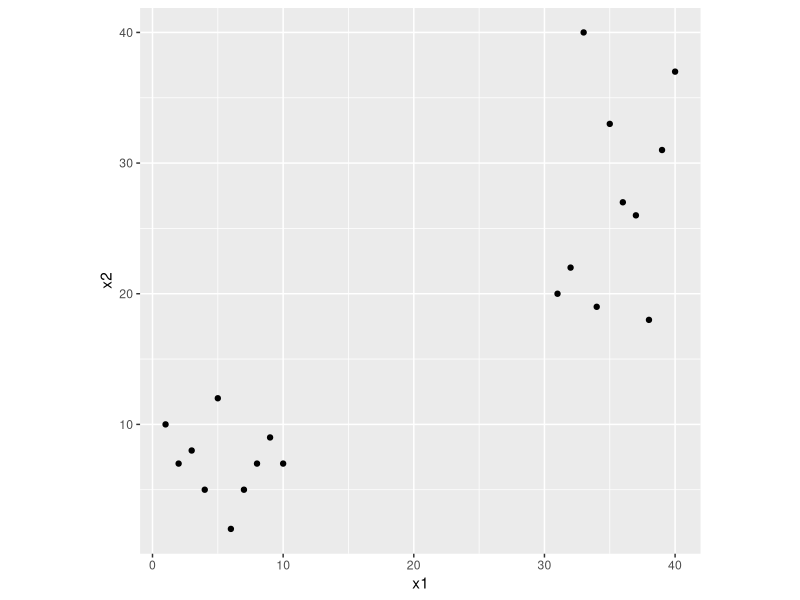
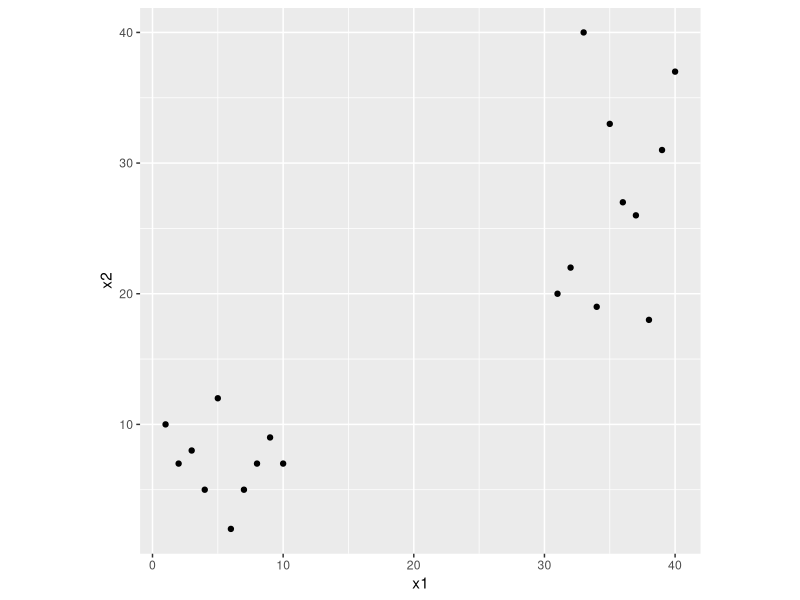
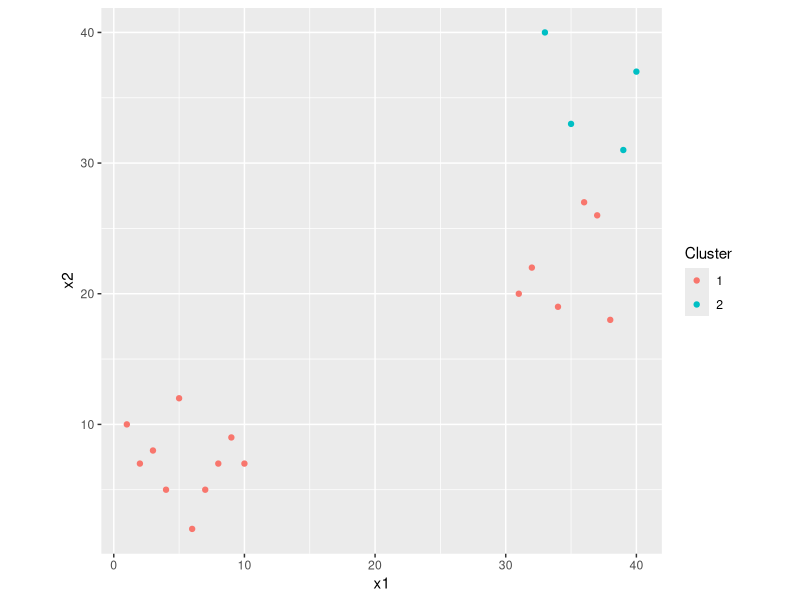
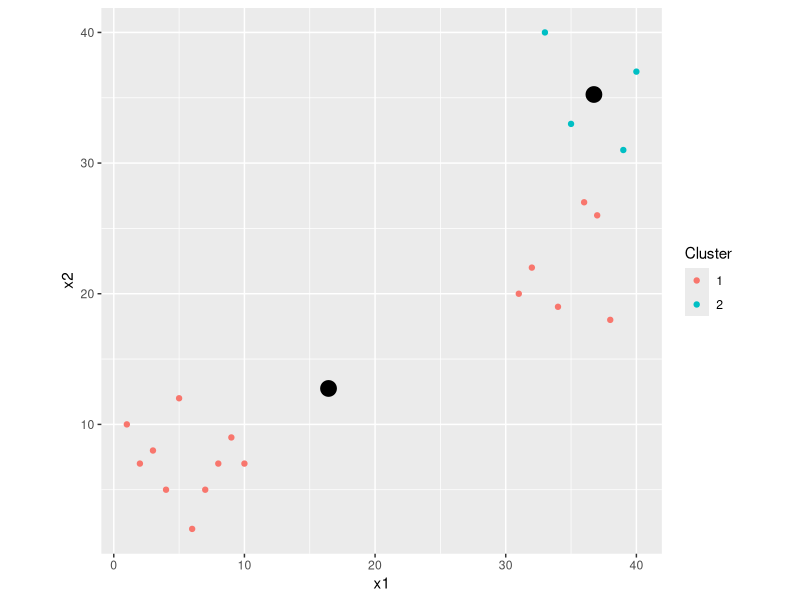
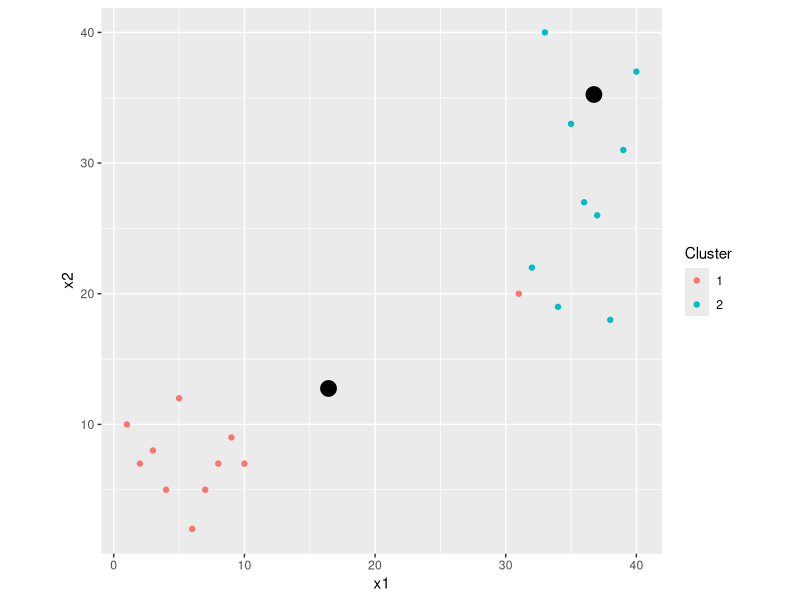
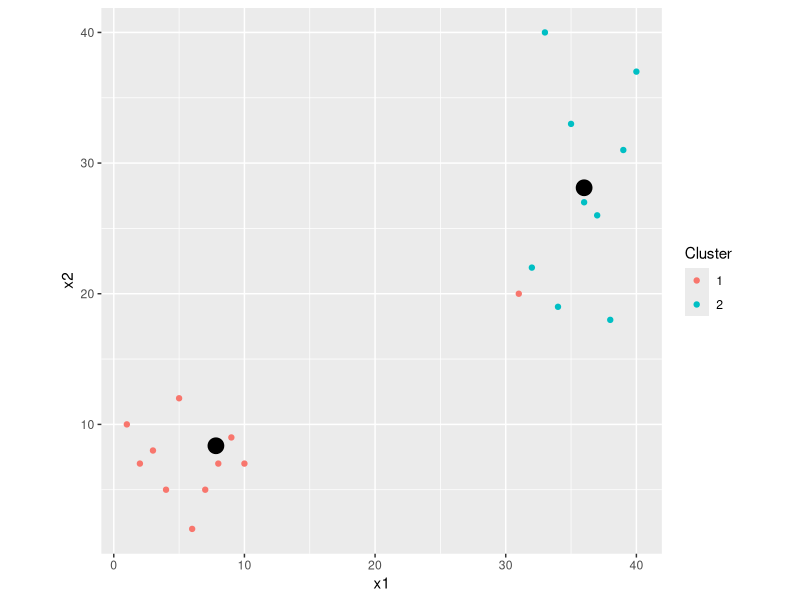
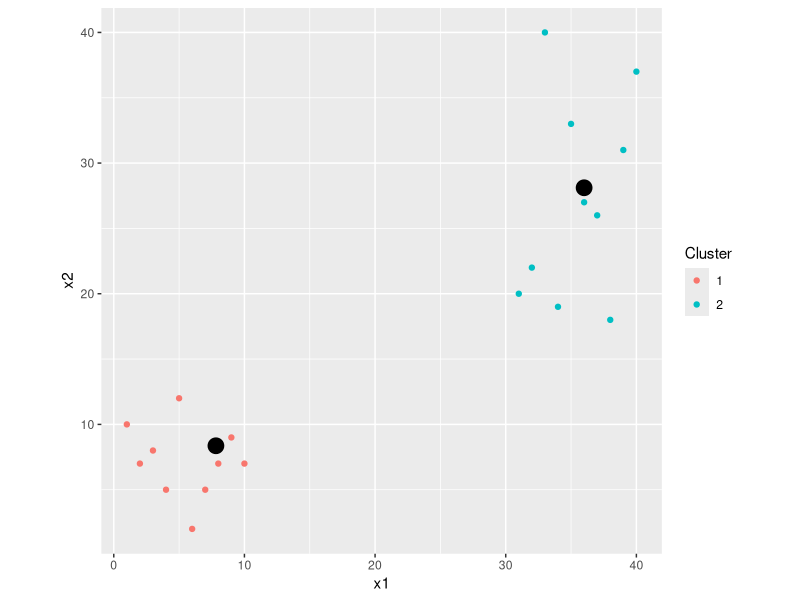
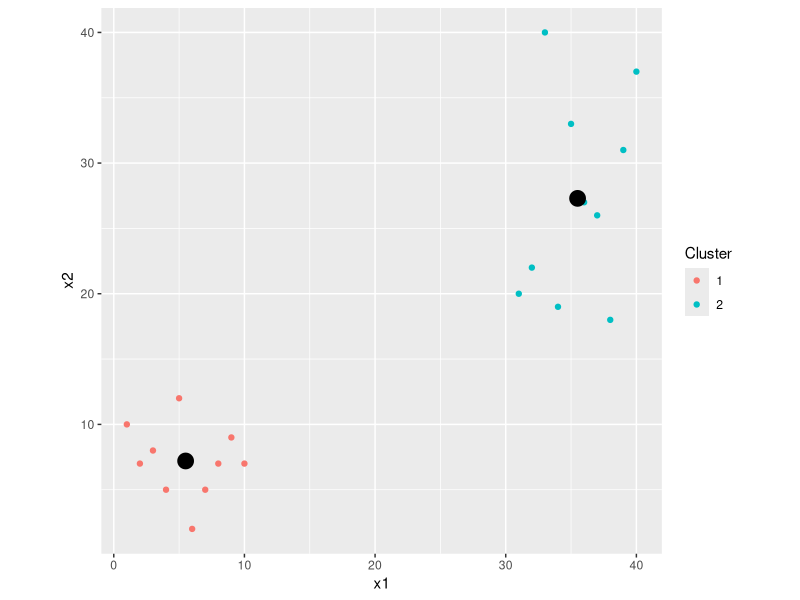

Generate these figures, in order, with R:
## ---- chunk 1
knitr::opts_chunk$set(echo = FALSE, message = FALSE, warning = FALSE)
## ---- chunk 2
library(tidyverse)
library(ggplot2)

euc.dist = function(x1, x2){sqrt(sum((x1 - x2) ^ 2))}

# Use this example for non-unique solution
# d1 = as_tibble(data.frame(
#   x1 = c(1, 2, 3, 4, 15, 10, 11, 11, 12, 15, 11, 10, 20, 30, 25, 22, 29, 20, 31, 44, 17, 18, 19, 20), 
#   x2 = c(5, 6, 8, 8, 4,  20, 22, 27, 30, 23, 10, 15, 33, 44, 19, 14, 19, 22, 19, 20, 44, 11, 22, 37)))

d1 = as_tibble(data.frame(
  x1 = c(1:10, 31:40), 
  x2 = c(10, 7, 8, 5, 12, 2, 5, 7, 9, 7, 20, 22, 40, 19, 33, 27, 26, 18, 31, 37)))


ggplot(data = d1)+
  geom_point(aes(x=x1, y=x2))+ 
  coord_fixed()
## ---- chunk 3
set.seed(2023)
#set.seed(2022)
i = sample(c(1:nrow(d1)), 2)

centroid1 = d1[i[1],]
centroid2 = d1[i[2],]
centroid = rbind(centroid1, centroid2)

ggplot(data = d1)+
  geom_point(aes(x=x1, y=x2))+
  # geom_point(data = centroid, aes(x=x1, y=x2), size = 5)+ 
  coord_fixed()
## ---- chunk 4

d1$Distance_to_centroid_1 = apply(d1, 1, euc.dist, x2 = centroid1)
d1$Distance_to_centroid_2 = apply(d1, 1, euc.dist, x2 = centroid2)

d1$Cluster = as.factor(as.numeric(d1$Distance_to_centroid_1 > d1$Distance_to_centroid_2 )+1)

ggplot(data = d1)+
  geom_point(aes(x=x1, y=x2, color = Cluster))+
  # geom_point(data = centroid, aes(x=x1, y=x2), size = 5)+ 
  coord_fixed()
## ---- chunk 5
centroid = d1 %>% select(x1, x2, Cluster) %>% group_by(Cluster) %>% summarise_all(mean)

centroid1 = centroid[1,] %>% select(x1, x2)
centroid2 = centroid[2,] %>% select(x1, x2)

ggplot(data = d1)+
  geom_point(aes(x=x1, y=x2, color = Cluster))+
  geom_point(data = centroid, aes(x=x1, y=x2), size = 5)+ 
  coord_fixed()
## ---- chunk 6
d1 = d1 %>% select(x1, x2)

d1$Distance_to_centroid_1 = apply(d1, 1, euc.dist, x2 = centroid1)
d1$Distance_to_centroid_2 = apply(d1, 1, euc.dist, x2 = centroid2)

d1$Cluster = as.factor(as.numeric(d1$Distance_to_centroid_1 > d1$Distance_to_centroid_2 )+1)


ggplot(data = d1)+
  geom_point(aes(x=x1, y=x2, color = Cluster))+
  geom_point(data = centroid, aes(x=x1, y=x2), size = 5)+ 
  coord_fixed()
## ---- chunk 7
centroid = d1 %>% select(x1, x2, Cluster) %>% group_by(Cluster) %>% summarise_all(mean)

centroid1 = centroid[1,] %>% select(x1, x2)
centroid2 = centroid[2,] %>% select(x1, x2)

ggplot(data = d1)+
  geom_point(aes(x=x1, y=x2, color = Cluster))+
  geom_point(data = centroid, aes(x=x1, y=x2), size = 5)+ 
  coord_fixed()
## ---- chunk 8
d1 = d1 %>% select(x1, x2)

d1$Distance_to_centroid_1 = apply(d1, 1, euc.dist, x2 = centroid1)
d1$Distance_to_centroid_2 = apply(d1, 1, euc.dist, x2 = centroid2)

d1$Cluster = as.factor(as.numeric(d1$Distance_to_centroid_1 > d1$Distance_to_centroid_2 )+1)


ggplot(data = d1)+
  geom_point(aes(x=x1, y=x2, color = Cluster))+
  geom_point(data = centroid, aes(x=x1, y=x2), size = 5)+ 
  coord_fixed()
## ---- chunk 9
centroid = d1 %>% select(x1, x2, Cluster) %>% group_by(Cluster) %>% summarise_all(mean)

centroid1 = centroid[1,] %>% select(x1, x2)
centroid2 = centroid[2,] %>% select(x1, x2)

ggplot(data = d1)+
  geom_point(aes(x=x1, y=x2, color = Cluster))+
  geom_point(data = centroid, aes(x=x1, y=x2), size = 5)+ 
  coord_fixed()
## ---- chunk 10
d1 = d1 %>% select(x1, x2)

d1$Distance_to_centroid_1 = apply(d1, 1, euc.dist, x2 = centroid1)
d1$Distance_to_centroid_2 = apply(d1, 1, euc.dist, x2 = centroid2)

d1$Cluster = as.factor(as.numeric(d1$Distance_to_centroid_1 > d1$Distance_to_centroid_2 )+1)


ggplot(data = d1)+
  geom_point(aes(x=x1, y=x2, color = Cluster))+
  geom_point(data = centroid, aes(x=x1, y=x2), size = 5)+ 
  coord_fixed()
## ---- chunk 11
centroid = d1 %>% select(x1, x2, Cluster) %>% group_by(Cluster) %>% summarise_all(mean)

centroid1 = centroid[1,] %>% select(x1, x2)
centroid2 = centroid[2,] %>% select(x1, x2)

ggplot(data = d1)+
  geom_point(aes(x=x1, y=x2, color = Cluster))+
  geom_point(data = centroid, aes(x=x1, y=x2), size = 5)+ 
  coord_fixed()
## ---- chunk 12
d1 = d1 %>% select(x1, x2)

d1$Distance_to_centroid_1 = apply(d1, 1, euc.dist, x2 = centroid1)
d1$Distance_to_centroid_2 = apply(d1, 1, euc.dist, x2 = centroid2)

d1$Cluster = as.factor(as.numeric(d1$Distance_to_centroid_1 > d1$Distance_to_centroid_2 )+1)


ggplot(data = d1)+
  geom_point(aes(x=x1, y=x2, color = Cluster))+
  geom_point(data = centroid, aes(x=x1, y=x2), size = 5)+ 
  coord_fixed()
## ---- chunk 13
centroid = d1 %>% select(x1, x2, Cluster) %>% group_by(Cluster) %>% summarise_all(mean)

centroid1 = centroid[1,] %>% select(x1, x2)
centroid2 = centroid[2,] %>% select(x1, x2)

ggplot(data = d1)+
  geom_point(aes(x=x1, y=x2, color = Cluster))+
  geom_point(data = centroid, aes(x=x1, y=x2), size = 5)+ 
  coord_fixed()
## ---- chunk 14
d1 = d1 %>% select(x1, x2)

d1$Distance_to_centroid_1 = apply(d1, 1, euc.dist, x2 = centroid1)
d1$Distance_to_centroid_2 = apply(d1, 1, euc.dist, x2 = centroid2)

d1$Cluster = as.factor(as.numeric(d1$Distance_to_centroid_1 > d1$Distance_to_centroid_2 )+1)


ggplot(data = d1)+
  geom_point(aes(x=x1, y=x2, color = Cluster))+
  geom_point(data = centroid, aes(x=x1, y=x2), size = 5)+ 
  coord_fixed()
## ---- chunk 15
knitr::kable(centroid)
## ---- chunk 16
x = c(1,2,3,4,5)
set.seed(1983)
y = sample(1:10, replace = TRUE, 5)
  
df <- data.frame(Cluster = c(1,2,1,1,2),
                 Point = LETTERS[1:5],
                 x = x,
                 y = y)
df = as_tibble(df)

library(knitr)
kable(df %>% select(-Cluster))

v = df %>% group_by(Cluster) %>% 
  summarise(varx = sum((x-mean(x))^2),
            vary = sum((y-mean(y))^2)) %>% 
  mutate(var = varx+vary) %>% 
  summarise(total = sum(var))
## ---- chunk 17
kable(df)
## ---- chunk 18
kable(df)
## ---- chunk 19
kable(df)
## ---- chunk 20
a = df %>% 
    group_by(Cluster) %>% 
    summarise(c_x = round(mean(x),2), c_y = round(mean(y),2))

df$C_1x = a$c_x[1]
df$C_1y = a$c_y[1]

df$C_2x = a$c_x[2]
df$C_2y = a$c_y[2]
kable(df)
## ---- chunk 21
df$dc1 = round(((df$x-df$C_1x)^2 + (df$y-df$C_1y)^2)^(1/2),2)
df$dc2 = round(((df$x-df$C_2x)^2 + (df$y-df$C_2y)^2)^(1/2),2)
kable(df)
## ---- chunk 22
df$min_distance = apply(data.frame(df$dc1, df$dc2),1, min)
df1 = df %>% select(-C_1x, -C_1y, -C_2x, -C_2y)
kable(df1)
## ---- chunk 23
df$New_Cluster = c(df$dc1>df$dc2)+1
df1 = df %>% select(-C_1x, -C_1y, -C_2x, -C_2y)
kable(df1)
## ---- chunk 24
v_new = df %>% group_by(New_Cluster) %>% 
  summarise(varx = sum((x-mean(x))^2),
            vary = sum((y-mean(y))^2)) %>% 
  mutate(var = varx+vary) %>% 
  summarise(total = sum(var))
